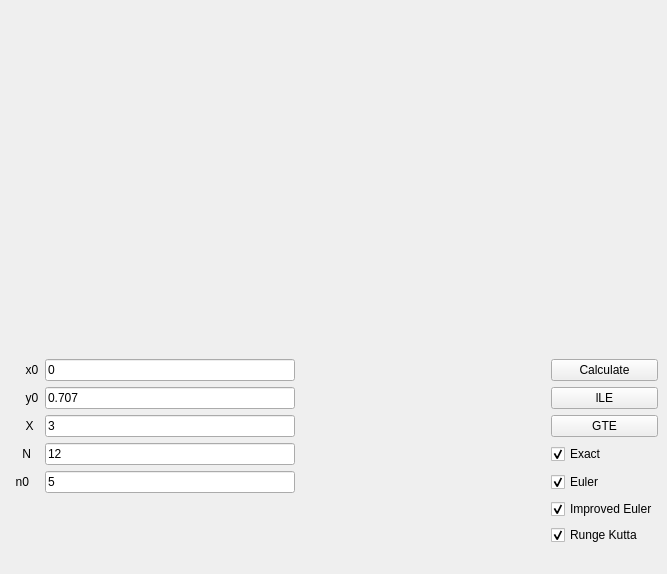
<?xml version="1.0" encoding="UTF-8"?>
<ui version="4.0">
 <class>MainWindow</class>
 <widget class="QMainWindow" name="MainWindow">
  <property name="geometry">
   <rect>
    <x>0</x>
    <y>0</y>
    <width>667</width>
    <height>574</height>
   </rect>
  </property>
  <property name="windowTitle">
   <string>MainWindow</string>
  </property>
  <widget class="QWidget" name="centralwidget">
   <layout class="QVBoxLayout" name="verticalLayout">
    <item>
     <layout class="QHBoxLayout" name="horizontalLayout">
      <item>
       <layout class="QVBoxLayout" name="verticalLayout_4">
        <item>
         <spacer name="verticalSpacer_2">
          <property name="orientation">
           <enum>Qt::Vertical</enum>
          </property>
          <property name="sizeHint" stdset="0">
           <size>
            <width>20</width>
            <height>40</height>
           </size>
          </property>
         </spacer>
        </item>
       </layout>
      </item>
      <item>
       <layout class="QVBoxLayout" name="widget"/>
      </item>
     </layout>
    </item>
    <item>
     <layout class="QGridLayout" name="gridLayout">
      <item row="2" column="4">
       <widget class="QPushButton" name="GTE_graph">
        <property name="text">
         <string>GTE</string>
        </property>
       </widget>
      </item>
      <item row="1" column="0">
       <widget class="QLabel" name="y0">
        <property name="text">
         <string>     y0</string>
        </property>
       </widget>
      </item>
      <item row="4" column="0">
       <widget class="QLabel" name="label">
        <property name="text">
         <string>  n0</string>
        </property>
       </widget>
      </item>
      <item row="3" column="0">
       <widget class="QLabel" name="N">
        <property name="text">
         <string>    N</string>
        </property>
       </widget>
      </item>
      <item row="4" column="4">
       <widget class="QCheckBox" name="EulerShow">
        <property name="text">
         <string>Euler</string>
        </property>
        <property name="checked">
         <bool>true</bool>
        </property>
       </widget>
      </item>
      <item row="3" column="4">
       <widget class="QCheckBox" name="ExactShow">
        <property name="text">
         <string>Exact</string>
        </property>
        <property name="checked">
         <bool>true</bool>
        </property>
       </widget>
      </item>
      <item row="1" column="2">
       <widget class="QLineEdit" name="y0Data">
        <property name="text">
         <string>0.707</string>
        </property>
       </widget>
      </item>
      <item row="6" column="4">
       <widget class="QCheckBox" name="RungeKuttaShow">
        <property name="text">
         <string>Runge Kutta</string>
        </property>
        <property name="checked">
         <bool>true</bool>
        </property>
       </widget>
      </item>
      <item row="1" column="4">
       <widget class="QPushButton" name="LTE_graph">
        <property name="text">
         <string>lLE</string>
        </property>
       </widget>
      </item>
      <item row="3" column="2">
       <widget class="QLineEdit" name="NData">
        <property name="text">
         <string>12</string>
        </property>
       </widget>
      </item>
      <item row="2" column="2">
       <widget class="QLineEdit" name="XData">
        <property name="text">
         <string>3</string>
        </property>
       </widget>
      </item>
      <item row="0" column="2">
       <widget class="QLineEdit" name="x0Data">
        <property name="text">
         <string>0</string>
        </property>
       </widget>
      </item>
      <item row="0" column="0">
       <widget class="QLabel" name="x0">
        <property name="text">
         <string>     x0</string>
        </property>
       </widget>
      </item>
      <item row="5" column="4">
       <widget class="QCheckBox" name="ImprovedEulerShow">
        <property name="text">
         <string>Improved Euler</string>
        </property>
        <property name="checked">
         <bool>true</bool>
        </property>
       </widget>
      </item>
      <item row="2" column="0">
       <widget class="QLabel" name="X">
        <property name="text">
         <string>     X</string>
        </property>
       </widget>
      </item>
      <item row="7" column="3">
       <spacer name="horizontalSpacer">
        <property name="orientation">
         <enum>Qt::Horizontal</enum>
        </property>
        <property name="sizeHint" stdset="0">
         <size>
          <width>40</width>
          <height>20</height>
         </size>
        </property>
       </spacer>
      </item>
      <item row="0" column="4">
       <widget class="QPushButton" name="Solution_creator">
        <property name="text">
         <string>Calculate</string>
        </property>
       </widget>
      </item>
      <item row="4" column="2">
       <widget class="QLineEdit" name="n0Data">
        <property name="text">
         <string>5</string>
        </property>
       </widget>
      </item>
     </layout>
    </item>
   </layout>
  </widget>
 </widget>
 <resources/>
 <connections/>
</ui>
